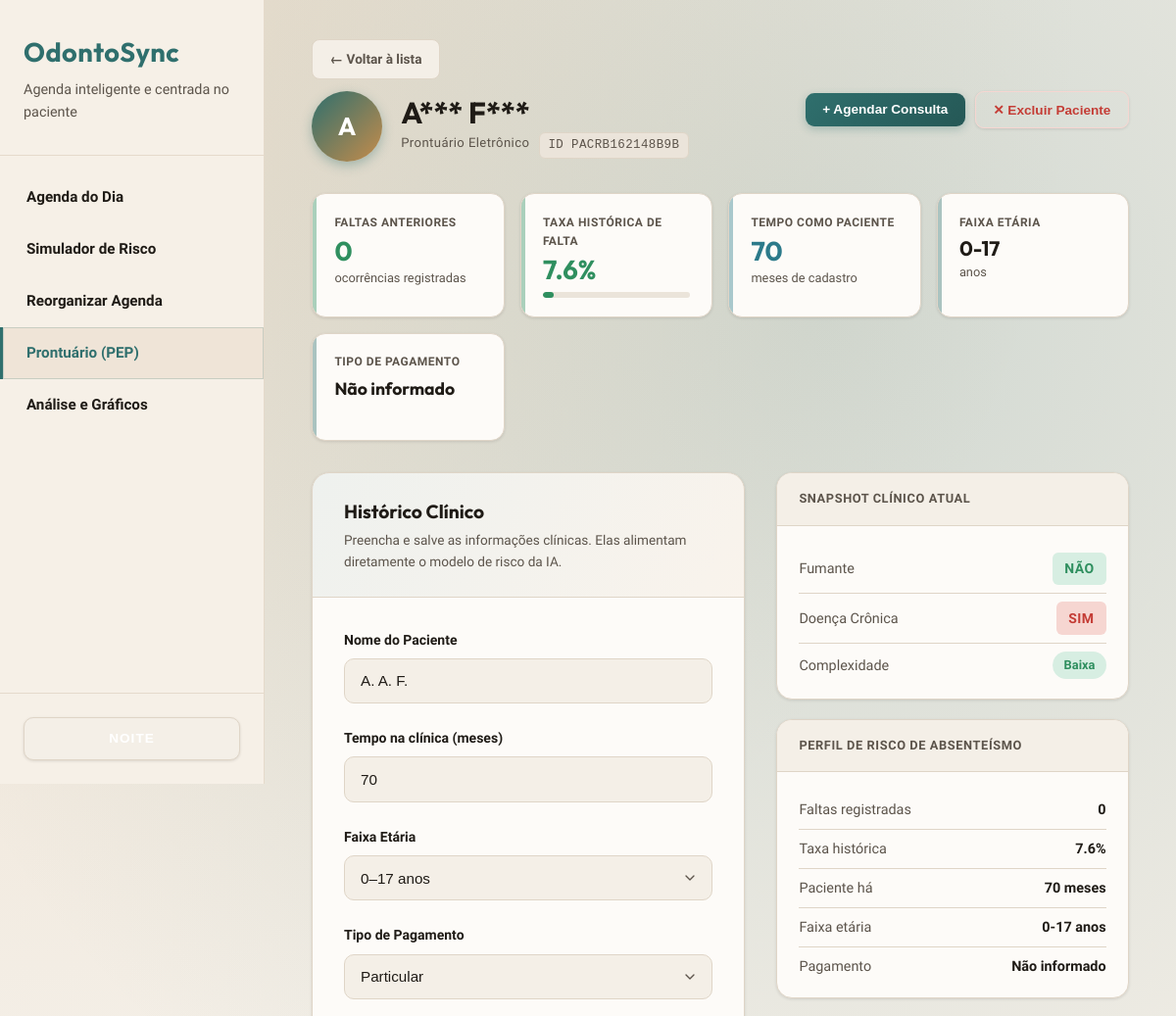
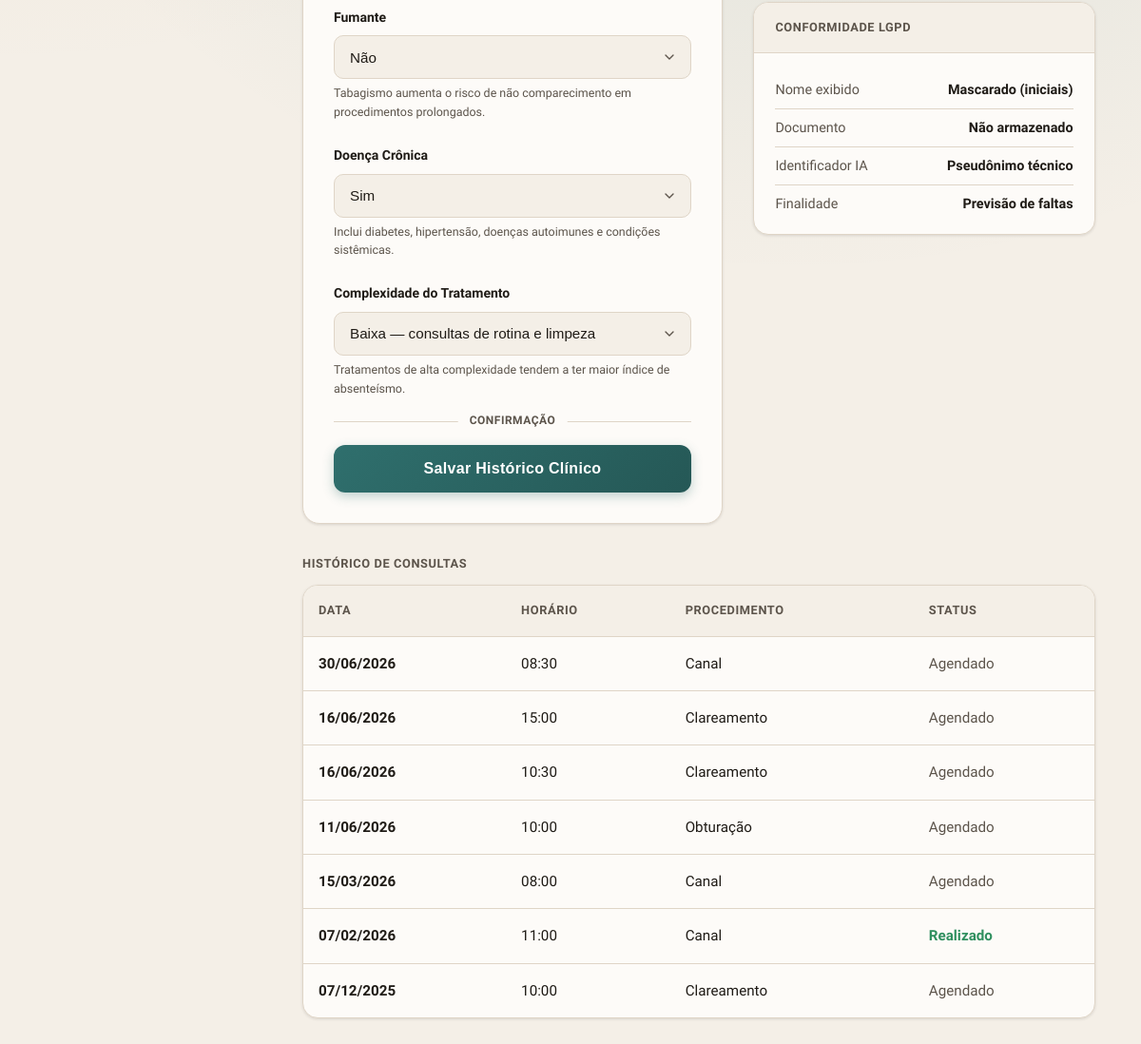
The page /prontuario/PACRB162148B9B on the database its author committed (2 pictures, top to bottom).
### tables this page shows
CREATE TABLE pacientes (
            id TEXT PRIMARY KEY,
            nome TEXT NOT NULL,
            faixa_etaria TEXT NOT NULL,
            tipo_pagamento TEXT NOT NULL,
            faltas_anteriores INTEGER DEFAULT 0,
            taxa_historica REAL DEFAULT 0.0,
            tempo_como_paciente INTEGER DEFAULT 0,
            created_at TIMESTAMP DEFAULT CURRENT_TIMESTAMP,
            updated_at TIMESTAMP DEFAULT CURRENT_TIMESTAMP
        , fumante INTEGER DEFAULT 0, doenca_cronica INTEGER DEFAULT 0, complexidade_tratamento TEXT DEFAULT 'Baixa', photo_url TEXT, lgpd_mask INTEGER DEFAULT 1);

CREATE TABLE consultas (
            id INTEGER PRIMARY KEY AUTOINCREMENT,
            paciente_id TEXT NOT NULL,
            data DATE NOT NULL,
            horario TEXT NOT NULL,
            dia_semana TEXT NOT NULL,
            turno TEXT NOT NULL,
            procedimento TEXT NOT NULL,
            antecedencia_dias INTEGER NOT NULL,
            e_retorno INTEGER DEFAULT 0,
            n_remarcacoes INTEGER DEFAULT 0,
            proximo_feriado INTEGER DEFAULT 0,
            compareceu INTEGER,
            risco_calculado REAL,
            created_at TIMESTAMP DEFAULT CURRENT_TIMESTAMP,
            updated_at TIMESTAMP DEFAULT CURRENT_TIMESTAMP, status_reorganizacao TEXT DEFAULT 'pendente', confirmacao_presenca INTEGER DEFAULT 0, status_atendimento TEXT, condicao_clima TEXT DEFAULT 'ensolarado', temperatura INTEGER DEFAULT 25,
            FOREIGN KEY (paciente_id) REFERENCES pacientes (id)
        );

### app/routes/prontuario.py (the view)
@bp.route('/<paciente_id>', methods=['GET'])
def visualizar_prontuario(paciente_id):
    conn = get_connection()
    cursor = conn.cursor()
    cursor.execute('''
        SELECT id, nome, faixa_etaria, tipo_pagamento, faltas_anteriores,
               taxa_historica, tempo_como_paciente, fumante,
               doenca_cronica, complexidade_tratamento, photo_url, lgpd_mask
        FROM pacientes
        WHERE id = ?
    ''', (paciente_id,))
    paciente = cursor.fetchone()
    cursor.execute('''
        SELECT id, data, horario, procedimento, status_atendimento, status_reorganizacao, compareceu
        FROM consultas
        WHERE paciente_id = ?
        ORDER BY data DESC, horario DESC
        LIMIT 20
    ''', (paciente_id,))
    consultas = [dict(r) for r in cursor.fetchall()]
    conn.close()
    if not paciente:
        return render_template('error.html',
                               error_code=404,
                               error_message='Paciente não encontrado',
                               error_description='Não foi possível localizar o prontuário solicitado.'), 404
    paciente_dict = dict(paciente)
    if paciente_dict.get('lgpd_mask', 1) == 1:
        paciente_dict['nome_mascarado'] = _mascarar_nome(paciente_dict.get('nome'))
    else:
        paciente_dict['nome_mascarado'] = paciente_dict.get('nome')
    return render_template('prontuario.html', paciente=paciente_dict, consultas=consultas, active_page='prontuario')

### app/templates/prontuario.html (shortened to what this page needs)
{% extends "base.html" %}
{% block content %}
{% set initials = (paciente.nome_mascarado or 'P')[0] | upper %}
{% set taxa_pct = (paciente.taxa_historica * 100) | round(1) %}
{% set taxa_class = 'high' if taxa_pct >= 60 else ('mid' if taxa_pct >= 30 else 'low') %}
{% set comp = paciente.complexidade_tratamento or 'Baixa' %}
<a href="/prontuario/" class="btn-back">← Voltar à lista</a>
<div class="pep-header">
  <div class="pep-identity">
    <div class="pep-avatar" onclick="document.getElementById('foto-upload').click()" title="Clique para trocar a foto">
      {% if paciente.photo_url %}
        <img src="{{ paciente.photo_url }}" alt="Foto" id="pep-avatar-img">
      {% else %}
        <span id="pep-avatar-initials">{{ initials }}</span>
      {% endif %}
    </div>
    <div class="pep-meta">
      <h1>{{ paciente.nome_mascarado }}</h1>
      <p class="pep-id">
        Prontuário Eletrônico
        <span class="id-chip">ID {{ paciente.id }}</span>
      </p>
    </div>
  </div>
  <div style="display:flex; gap:0.6rem; flex-wrap:wrap; align-items:center;">
    <button onclick="abrirModalAgendar()" style="display:inline-flex;align-items:center;gap:0.4rem;padding:0.6rem 1.1rem;background:linear-gradient(135deg,var(--accent-primary),var(--accent-hover));color:#fff;border:none;border-radius:9px;font-size:0.85rem;font-weight:700;cursor:pointer;transition:var(--transition);box-shadow:0 3px 8px rgba(47,111,109,0.3);">
      + Agendar Consulta
    </button>
    <button onclick="excluirPaciente('{{ paciente.id }}', '{{ paciente.nome_mascarado }}')"
      style="display:inline-flex;align-items:center;gap:0.4rem;padding:0.6rem 1.1rem;background:transparent;color:var(--danger);border:1px solid var(--danger-bg);border-radius:9px;font-size:0.85rem;font-weight:700;cursor:pointer;transition:var(--transition);">
      ✕ Excluir Paciente
    </button>
  </div>
</div>
<div class="pep-stats">
  <div class="pep-stat {% if paciente.faltas_anteriores >= 3 %}stat-danger{% elif paciente.faltas_anteriores >= 1 %}stat-warning{% else %}stat-success{% endif %}">
    <div class="s-label">Faltas anteriores</div>
    <div class="s-value">{{ paciente.faltas_anteriores }}</div>
    <div class="s-sub">ocorrências registradas</div>
  </div>
  <div class="pep-stat {% if taxa_pct >= 60 %}stat-danger{% elif taxa_pct >= 30 %}stat-warning{% else %}stat-success{% endif %}">
    <div class="s-label">Taxa histórica de falta</div>
    <div class="s-value">{{ taxa_pct }}%</div>
    <div class="taxa-bar-wrap">
      <div class="taxa-bar-track">
        <div class="taxa-bar-fill {{ taxa_class }}" style="width: {{ [taxa_pct, 100] | min }}%"></div>
      </div>
    </div>
  </div>
  <div class="pep-stat stat-info">
    <div class="s-label">Tempo como paciente</div>
    <div class="s-value">{{ paciente.tempo_como_paciente }}</div>
    <div class="s-sub">meses de cadastro</div>
  </div>
  <div class="pep-stat">
    <div class="s-label">Faixa etária</div>
    <div class="s-value" style="font-size:1.3rem">{{ paciente.faixa_etaria }}</div>
    <div class="s-sub">anos</div>
  </div>
  <div class="pep-stat">
    <div class="s-label">Tipo de pagamento</div>
    <div class="s-value" style="font-size:1.1rem; padding-top: 0.15rem">{{ paciente.tipo_pagamento }}</div>
    <div class="s-sub">&nbsp;</div>
  </div>
</div>
<div class="pep-layout">
  <div class="pep-form-card">
    <div class="pep-form-card-header">
      <h2>Histórico Clínico</h2>
      <p>Preencha e salve as informações clínicas. Elas alimentam diretamente o modelo de risco da IA.</p>
    </div>
    <div class="pep-form-body">
      <form id="pep-form"
            method="POST"
            action="{{ url_for('prontuario.atualizar_prontuario', paciente_id=paciente.id) }}">
        <div class="field-row">
          <label for="nome">Nome do Paciente</label>
          <input type="text" id="nome" name="nome" value="{{ paciente.nome }}" required>
        </div>
        <div class="field-row">
          <label for="tempo_como_paciente">Tempo na clínica (meses)</label>
          <input type="number" id="tempo_como_paciente" name="tempo_como_paciente" value="{{ paciente.tempo_como_paciente }}" min="1" max="240" required>
        </div>
        <div class="field-row">
          <label for="faixa_etaria">Faixa Etária</label>
          <select id="faixa_etaria" name="faixa_etaria" required>
            <option value="0-17" {% if paciente.faixa_etaria == '0-17' %}selected{% endif %}>0–17 anos</option>
          </select>
        </div>
        <div class="field-row">
          <label for="tipo_pagamento">Tipo de Pagamento</label>
          <select id="tipo_pagamento" name="tipo_pagamento" required>
            <option value="Particular" {% if paciente.tipo_pagamento == 'Particular' %}selected{% endif %}>Particular</option>
          </select>
        </div>
        <div class="field-row">
          <label for="fumante">
            Fumante
          </label>
          <select id="fumante" name="fumante" required>
            <option value="0" {% if paciente.fumante | int == 0 %}selected{% endif %}>Não</option>
          </select>
          <p class="field-hint">Tabagismo aumenta o risco de não comparecimento em procedimentos prolongados.</p>
        </div>
        <div class="field-row">
          <label for="doenca_cronica">
            Doença Crônica
          </label>
          <select id="doenca_cronica" name="doenca_cronica" required>
            <option value="1" {% if paciente.doenca_cronica | int == 1 %}selected{% endif %}>Sim</option>
          </select>
          <p class="field-hint">Inclui diabetes, hipertensão, doenças autoimunes e condições sistêmicas.</p>
        </div>
        <div class="field-row">
          <label for="complexidade_tratamento">
            Complexidade do Tratamento
          </label>
          <select id="complexidade_tratamento" name="complexidade_tratamento" required>
            <option value="Baixa" {% if comp == 'Baixa' %}selected{% endif %}>Baixa — consultas de rotina e limpeza</option>
          </select>
          <p class="field-hint">Tratamentos de alta complexidade tendem a ter maior índice de absenteísmo.</p>
        </div>
        <div class="section-divider"><span>Confirmação</span></div>
        <button type="submit" class="pep-submit-btn" id="btn-salvar">
          Salvar Histórico Clínico
        </button>
      </form>
    </div>
  </div>
  <div class="pep-info-panel">
    <div class="info-card">
      <div class="info-card-header">Snapshot Clínico Atual</div>
      <div class="info-card-body">
        <div class="info-row">
          <span class="ir-label">Fumante</span>
          <span class="ir-value">
            {% if paciente.fumante | int == 1 %}
              <span class="badge badge-warning">Sim</span>
            {% else %}
              <span class="badge badge-success">Não</span>
            {% endif %}
          </span>
        </div>
        <div class="info-row">
          <span class="ir-label">Doença Crônica</span>
          <span class="ir-value">
            {% if paciente.doenca_cronica | int == 1 %}
              <span class="badge badge-danger">Sim</span>
            {% else %}
              <span class="badge badge-success">Não</span>
            {% endif %}
          </span>
        </div>
        <div class="info-row">
          <span class="ir-label">Complexidade</span>
          <span class="ir-value">
            <span class="complexity-pill {{ comp }}">{{ comp }}</span>
          </span>
        </div>
      </div>
    </div>
    <div class="info-card">
      <div class="info-card-header">Perfil de Risco de Absenteísmo</div>
      <div class="info-card-body">
        <div class="info-row">
          <span class="ir-label">Faltas registradas</span>
          <span class="ir-value">{{ paciente.faltas_anteriores }}</span>
        </div>
        <div class="info-row">
          <span class="ir-label">Taxa histórica</span>
          <span class="ir-value {% if taxa_pct >= 60 %}style="color:var(--danger)"{% endif %}">{{ taxa_pct }}%</span>
        </div>
        <div class="info-row">
          <span class="ir-label">Paciente há</span>
          <span class="ir-value">{{ paciente.tempo_como_paciente }} meses</span>
        </div>
        <div class="info-row">
          <span class="ir-label">Faixa etária</span>
          <span class="ir-value">{{ paciente.faixa_etaria }} anos</span>
        </div>
        <div class="info-row">
          <span class="ir-label">Pagamento</span>
          <span class="ir-value">{{ paciente.tipo_pagamento }}</span>
        </div>
      </div>
    </div>
    <div class="info-card">
      <div class="info-card-header">Conformidade LGPD</div>
      <div class="info-card-body">
        <div class="info-row">
          <span class="ir-label">Nome exibido</span>
          <span class="ir-value">Mascarado (iniciais)</span>
        </div>
        <div class="info-row">
          <span class="ir-label">Documento</span>
          <span class="ir-value">Não armazenado</span>
        </div>
        <div class="info-row">
          <span class="ir-label">Identificador IA</span>
          <span class="ir-value">Pseudônimo técnico</span>
        </div>
        <div class="info-row">
          <span class="ir-label">Finalidade</span>
          <span class="ir-value">Previsão de faltas</span>
        </div>
      </div>
    </div>
  </div>
</div>
{% if consultas %}
<div style="margin-top:2rem;">
  <div style="font-size:0.8rem;font-weight:700;text-transform:uppercase;letter-spacing:0.6px;color:var(--text-secondary);margin-bottom:0.75rem;">Histórico de Consultas</div>
  <div class="table-container">
    <table>
      <thead>
        <tr>
          <th>Data</th>
          <th>Horário</th>
          <th>Procedimento</th>
          <th>Status</th>
        </tr>
      </thead>
      <tbody>
        {% for c in consultas %}
        <tr id="pep-consult-{{ c.id }}">
          <td><strong>{{ c.data[8:10] }}/{{ c.data[5:7] }}/{{ c.data[0:4] }}</strong></td>
          <td>{{ c.horario }}</td>
          <td>{{ c.procedimento }}</td>
          <td>
            {% if c.compareceu == 1 %}
              <span style="color:var(--success);font-weight:700;">Realizado</span>
            {% elif c.compareceu == 0 and c.status_atendimento %}
              <span style="color:var(--danger);font-weight:700;">Falta</span>
            {% elif c.status_reorganizacao == 'ficticio' %}
              <span style="color:var(--info);font-weight:600;">Demo</span>
            {% else %}
              <span style="color:var(--text-secondary);font-weight:500;">Agendado</span>
            {% endif %}
          </td>
        </tr>
        {% endfor %}
      </tbody>
    </table>
  </div>
</div>
{% endif %}
{% endblock %}

### rows shown on the page
pacientes: id "PACRB162148B9B", faltas_anteriores "0", tempo_como_paciente "70", faixa_etaria "0-17", tipo_pagamento "Não informado", nome "A. A. F.", faixa_etaria "0–17 anos", fumante "Não", doenca_cronica "Sim", complexidade_tratamento "Baixa — consultas de rotina e limpeza", complexidade_tratamento "Baixa"
consultas: data "15", data "03", data "2026", horario "08:00", procedimento "Canal", compareceu "Agendado"
consultas: data "07", data "02", data "2026", horario "11:00", procedimento "Canal", compareceu "Realizado"
consultas: data "07", data "12", data "2025", horario "10:00", procedimento "Clareamento", compareceu "Agendado"

### other values the page prints
{{ initials }} "A"
{{ paciente.nome_mascarado }} "A*** F***"
{{ taxa_pct }} "7.6"
{{ c.data[8:10] }} "30" "16" "16" "11"
{{ c.data[5:7] }} "06" "06" "06" "06"
{{ c.data[0:4] }} "2026" "2026" "2026" "2026"
{{ c.horario }} "08:30" "15:00" "10:30" "10:00"
{{ c.procedimento }} "Canal" "Clareamento" "Clareamento" "Obturação"
